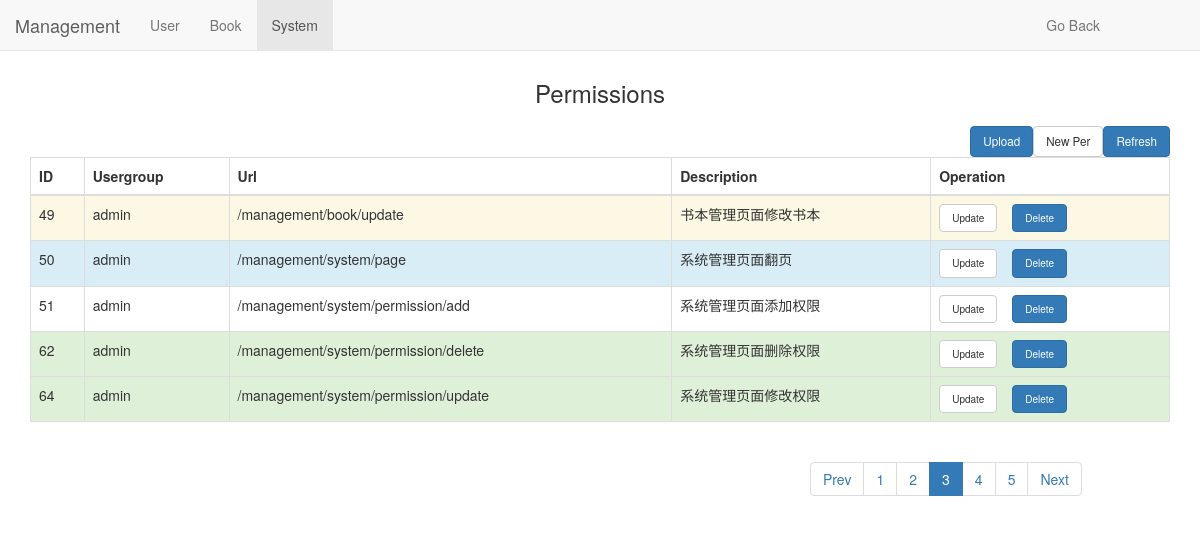
The page /management/system/page?number=3 (signed in) on the database as committed earlier.
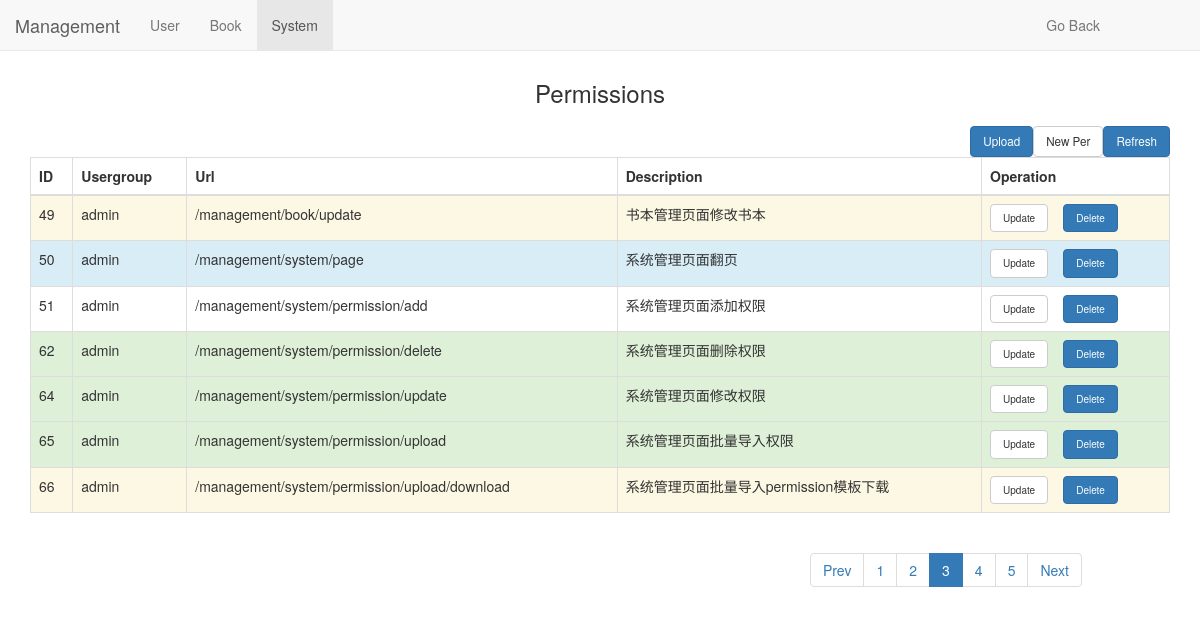
The same page on the database as committed later.
### models.py (models this page shows, shortened)
class Permission(db.Model):
    id = db.Column(db.Integer,autoincrement=True,primary_key = True)
    name = db.Column(db.String(50))
    url = db.Column(db.String(50))
    description = db.Column(db.String(100))

### app.py (the view)
@app.route('/management/system/page',methods = ['POST','GET'])
@login_required
@routing_permission_check
def system_page():
    number = request.args.get('number')
    try:
        number = int(number)
    except:
        return abort(404)
    else:
        form = AddPermissionForms()
        form1 = UploadPermissionForms()
        list2 = []
        res = UserGroup.query.all()
        for value in res:
            list2.append(str(value.name))
        dic1 = {'active1':'','active2':'','active3':'','active4':'',\
        'active5':'','current_page_number':number,'style':'','title':'','message':''}
        if 1<=number<=5:
            dic1['active'+str(number)] = 'active'
        elif number>5:
            dic1['active_next'] = 'active'
        offset_num = (number-1)*10
        limit_num = 10
        permission_info = Permission.query.offset(offset_num).limit(limit_num).all()
        permission_list = []
        if len(permission_info) ==0:
            permission_list = []
        else:
            for permissiondata in permission_info:
                permission_list.append( permissiondata.__dict__)
            style_list = ['success','info','warning','error']
            for j in permission_list:
                del j['_sa_instance_state']
                j['style'] = random.choice(style_list)
        return render_template('system.html',list1= permission_list,dic1 = dic1,form = form,form1 = form1,list2 = list2)

### decorator.py (called while the page is built)
def login_required(func):
    @wraps(func)
    def inner(*args, **kwargs):
        user_id = session.get('user_id')
        if not user_id:
            return jsonify({'error':'User not logged in'}
                           )
        else:
            g.user_id = user_id
            return func(*args, **kwargs)
    return inner

### templates/system.html (shortened to what this page needs)
<!DOCTYPE html>
<html>
<head>
	<link rel="stylesheet" href="/static/css/bootstrap.min.css">
</head>
<body>
    <div class="container">
        <div class="row clearfix">
            <div class="col-md-12 column">
                <nav class="navbar navbar-default navbar-fixed-top" role="navigation">
                    <div class="navbar-header">
                         <a class="navbar-brand" href="#">Management</a>
                    </div>
                    <ul class="nav navbar-nav">
						<li>
							 <a href="/management/user">User</a>
						</li>
						<li>
							 <a href="/management/book">Book</a>
						</li>
                        <li class="active">
                            <a href="/management/system">System</a>
                        </li>
                    </ul>
                    <div class="collapse navbar-collapse" id="bs-example-navbar-collapse-1">
                        <ul class="nav navbar-nav navbar-right">
                            <li>
                                <a style="margin-right: 100px;" href="/home">Go Back</a>
                            </li>
                        </ul>
                    </div>
                </nav>
                <h3 style="margin-top: 80px;" class="text-center">
                    Permissions
                </h3>
                <div style="float: left;" class="container">
                    <div class="row clearfix">
                        <div style="padding-left:0" class="col-md-12 column">
                        </div>
                    </div>
                </div>
                <a id="modal-207274" href="/management/refresh?cur_url=/management/system" role="button" class="btn btn-default btn-primary" style="float:right;font-size: smaller;" data-toggle="modal">Refresh</a>
                <a id="modal-207274" href="#modal-container-207274" role="button" class="btn btn-default" style="float:right;font-size: smaller;" data-toggle="modal">New Per</a>
                <a id="modal-207276" href="#modal-container-207276" role="button" class="btn btn-default btn-primary" style="float:right;font-size: smaller;" data-toggle="modal">Upload</a>
                <table style="margin-top: 15px;" class="table table-bordered">
                    <thead>
                        <tr>
                            <th>
                                ID
                            </th>
                            <th>
                                Usergroup
                            </th>
                            <th>
                                Url
                            </th>
                            <th>
                                Description
                            </th>
                            <th>
                                Operation
                            </th>
                        </tr>
                    </thead>
                    <tbody>
                        {% for item in list1 %}
                            <tr class="{{ item['style'] }}">
                                <td>
                                    {{ item['id'] }}
                                </td>
                                <td>
                                    {{ item['name'] }}
                                </td>
                                <td>
                                    {{ item['url'] }}
                                </td>
                                <td>
                                    {{ item['description'] }}
                                </td>
                                <td>
                                    {% set id=item['id'] %}
                                    <a id="modal-207275" onclick="parameter_id('{{ id }}')" href="#modal-container-207275" role="button" style="font-size: x-small;" class="btn btn-default" data-toggle="modal">Update</a><a role="button" class="btn btn-default btn-primary" style="margin-left: 15px;font-size: x-small;" href="/management/system/permission/delete?id={{ item['id'] }}">Delete</a>
                                </td>
                            </tr>
                        {% endfor %}
                    </tbody>
                </table>
                <div class="row clearfix">
                    <div class="col-md-2 column">
                    </div>
                    <div class="col-md-6 column">
                    </div>
                    <div class="col-md-4 column">
                        <ul class="pagination">
                            <li class="{{ dic1['active_Prev'] }}">
                                {% if dic1['current_page_number'] <=2  %}
                                    <a href="/management/system/page?number=1">Prev</a>
                                {% else %}
                                    <a href="/management/system/page?number={{ dic1['current_page_number']-1 }}">Prev</a>
                                {% endif %}
                               </li>
                            <li class="{{ dic1['active1'] }}">
                                 <a href="/management/system/page?number=1">1</a>
                            </li>
                            <li class="{{ dic1['active2'] }}">
                                 <a href="/management/system/page?number=2">2</a>
                            </li>
                            <li class="{{ dic1['active3'] }}">
                                 <a href="/management/system/page?number=3">3</a>
                            </li>
                            <li class="{{ dic1['active4'] }}">
                                 <a href="/management/system/page?number=4">4</a>
                            </li>
                            <li class="{{ dic1['active5'] }}">
                                 <a href="/management/system/page?number=5">5</a>
                            </li>
                            <li class="{{ dic1['active_next'] }}">
                                 <a href="/management/system/page?number={{ dic1['current_page_number']+1 }}">Next</a>
                            </li>
                        </ul>
                    </div>
                </div>
            </div>
        </div>
    </div>
</body>
</html>

Rows that differ between the two databases and show on the page:
added Permission: id "65", name "admin", url "/management/system/permission/upload", description "系统管理页面批量导入权限"
added Permission: id "66", name "admin", url "/management/system/permission/upload/download", description "系统管理页面批量导入permission模板下载"
